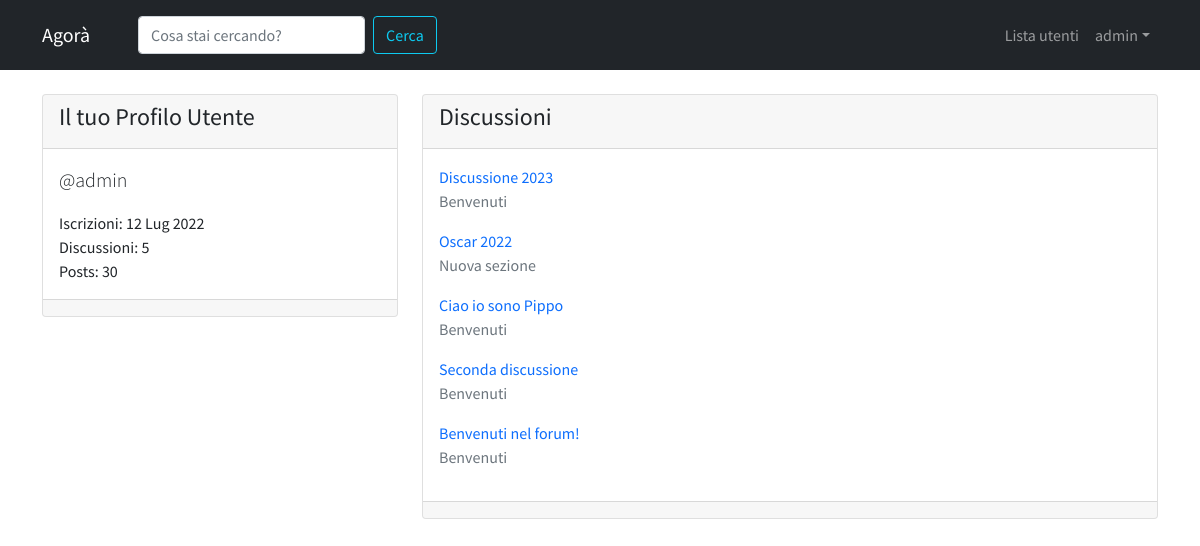
The app's page /user/admin/ (signed in) with its own data.
### forum/models.py (models this page shows, shortened)
class Discussione(models.Model):
    titolo = models.CharField(max_length=120)
    data_creazione = models.DateTimeField(auto_now_add=True)
    sezione_appartenenza = models.ForeignKey(Sezione,on_delete=models.CASCADE)
    autore_discussione = models.ForeignKey(User,on_delete=models.CASCADE,related_name="discussioni")
    def get_absolute_url(self):
        return reverse("discussione_view",kwargs={"pk":self.pk})
    class Meta:
        verbose_name = "Discussione"
        verbose_name_plural = "Discussioni"

class Sezione(models.Model):
    nome_sezione = models.CharField(max_length=80)
    logo_sezione = models.ImageField(blank=True, null=True)
    descrizione = models.CharField(max_length=150, blank=True, null=True)
    def __str__(self):
        return self.nome_sezione
    class Meta:
        verbose_name = "Sezione"
        verbose_name_plural = "Sezioni"

### core/views.py (the view)
# urls.py: path('user/<str:username>/',user_profile_view,name='user_profile'),
def user_profile_view(request,username):
    user = get_object_or_404(User,username=username)
    discussioni_utente = Discussione.objects.filter(
        autore_discussione = user
    ).order_by("-pk")
    context = {
        "user" : user,
        "discussioni_utente" : discussioni_utente,
    }
    return render(request,'core/user_profile.html',context)

### templates/core/user_profile.html (shortened to what this page needs)
{% extends 'base.html' %}
    {% block content %}
        <div class="row mt-3">
            <div class="col-4">
                <div class="card my-2">
                    <div class="card-header">
                        <h4> {% if request.user == user %} Il tuo {% endif %}Profilo Utente </h4>
                    </div>
                    <div class="card-body">
                        <p class="lead">@{{user}}</p>
                        <p class="mb-0">Iscrizioni: {{ user.date_joined|date:"d M Y" }}</p>
                        <p class="mb-0">Discussioni: {{ user.discussioni.count }}</p>
                        <p class="mb-0">Posts: {{ user.posts.count }}</p>
                    </div>
                    <div class="card-footer"></div>
                </div>
            </div>
            <div class="col-8">
                <div class="card my-2">
                    <div class="card-header">
                        <h4>Discussioni</h4>
                    </div>
                    <div class="card-body">
                        {% for discussione in discussioni_utente  %}
                        <a href="{{ discussione.get_absolute_url }}">{{ discussione.titolo }}</a>
                        <p class="text-muted">{{ discussione.sezione_appartenenza }}</p>
                        {% endfor %}
                    </div>
                    <div class="card-footer"></div>
                </div>
            </div>
        </div>
    {% endblock content %}

### templates/base.html (shortened to what this page needs)
{% load static %}
<!doctype html>
<html lang="en">
  <head>
    <link href="https://cdn.jsdelivr.net/npm/bootstrap@5.0.2/dist/css/bootstrap.min.css" rel="stylesheet">
    <link rel="stylesheet" href="{% static 'agora.css' %}">
  </head>
  <body>
    <nav class="navbar navbar-expand-lg navbar-dark bg-dark">
      <div class="container">
        <a class="navbar-brand me-5" href="/">Agorà</a>
        <div class="collapse navbar-collapse" id="navbarSupportedContent">
          <form class="d-flex mt-2 mb-2" role="search" action="{% url 'funzione_cerca' %}">
            <input name="q" class="form-control me-2" type="search" placeholder="Cosa stai cercando?" aria-label="Search">
            <button class="btn btn-outline-info me-5" type="submit">Cerca</button>
          </form>
          <ul class="navbar-nav ms-auto">
            <li class="nav-item">
              <a class="nav-link" aria-current="page" href="{% url 'user_list' %}"> Lista utenti </a>
            </li>
            {% if request.user.is_authenticated %}
            <li class="nav-item dropdown">
              <a
              href="#"
              class="nav-link dropdown-toggle"
              id="navbarDropdown"
              role="button"
              data-bs-toggle="dropdown"
              >{{ request.user.username }}</a>
            </li>
            {% endif %}
          </ul>
        </div>
      </div>
    </nav>
    <div class="container">
        {% block content %}
        {% endblock content %}
    </div>
  </body>
</html>

### static/agora.css (style rules this page uses)
body { font-family: 'Source Sans Pro', sans-serif!important; }
a,a:hover { text-decoration:none!important; }

### records on screen
Discussione: titolo "Discussione 2023", sezione_appartenenza "Benvenuti"
Discussione: titolo "Oscar 2022", sezione_appartenenza "Nuova sezione"
Discussione: titolo "Ciao io sono Pippo", sezione_appartenenza "Benvenuti"
Discussione: titolo "Seconda discussione", sezione_appartenenza "Benvenuti"
Discussione: titolo "Benvenuti nel forum!", sezione_appartenenza "Benvenuti"

### other values on screen
{{ request.user.username }} "admin"
{{ user }} "admin"
{{ user.date_joined|date:"d M Y" }} "12 Lug 2022"
{{ user.discussioni.count }} "5"
{{ user.posts.count }} "30"
